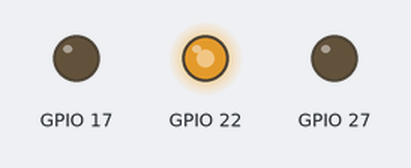
A program run on a simulated Raspberry Pi (BCM pin numbers). Parts: output pins drawn as LEDs (lit = HIGH). At 3.0 s the program stops and its outputs stay as they are.

Above: at 0.1 s.
At 1.1 s:
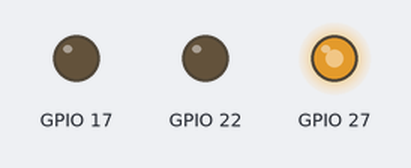
At 2.1 s:
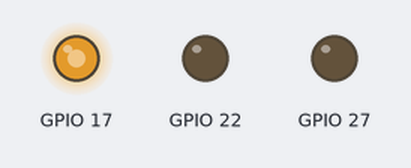
At 3.1 s:
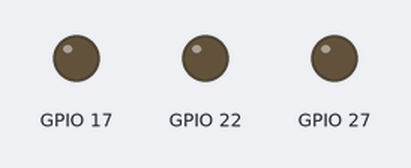
Timing chart, 0 to 4.5 s (numbered marks = the images above):
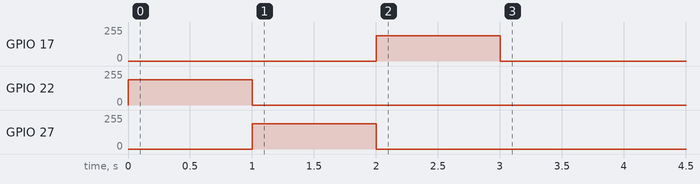

The program:

lesson5.py
```python
#!/usr/bin/python3
import rgbLed

if __name__ == "__main__":
    rgb = rgbLed.RGBLed(22,27,17)
    rgb.redLight(second=1)
    rgb.greenLight(second=1)
    rgb.blueLight(second=1)
    rgb.clean()
```

rgbLed.py
```python
import RPi.GPIO as GPIO
from time import sleep
GPIO.setmode(GPIO.BCM)

class RGBLed():
    def __init__(self,red_pin,green_pin,blue_pin):

        GPIO.setup(red_pin,GPIO.OUT)
        GPIO.setup(green_pin,GPIO.OUT)
        GPIO.setup(blue_pin,GPIO.OUT)
        self.red = GPIO.PWM(red_pin,75)
        self.green = GPIO.PWM(green_pin,75)
        self.blue = GPIO.PWM(blue_pin,75)

    def redLight(self,second=3,forever=False):
        if forever:
            try:
                while(True):
                    self.red.start(75)
            except:
                self.red.stop()
        else:
            self.red.start(75)
            sleep(second)
            self.red.stop()

    def greenLight(self,second=3,forever=False):
        if forever:
            try:
                while(True):
                    self.green.start(75)
            except:
                self.green.stop()
        else:
            self.green.start(75)
            sleep(second)
            self.green.stop()

    def blueLight(self,second=3,forever=False):
        if forever:
            try:
                while(True):
                    self.blue.start(75)
            except:
                self.blue.stop()
        else:
            self.blue.start(75)
            sleep(second)
            self.blue.stop()

    def clean(self):
        GPIO.cleanup()
        
```
